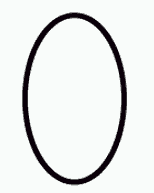
#> input picture geometric_form/img/cirt_2.png, 154 x 193 px
$ python -i pdi_class.py   (imports and definitions only)   (Python 2 division)   (older library calls are emulated)
#> lines starting #> are read from the running program, lines starting #| are printed output that depends on the picture; after the words box and inside, x2 and y2 are one past the last pixel; in counts of white or black regions, pixels touching at a corner belong together
import numpy as np #  import numpy
import cv2 as cv;  # import cv2 package
from matplotlib import pyplot as plt
from skimage.feature import canny;
from scipy import ndimage

class PDI:
    file_dir='./img/'
    array_image_data=[]

    def version(self):
        print cv.__version__;

    # [18 lines left out: functions read, array_img, not called in this run]

    def img2binary(self,img):
        img = cv.medianBlur(img,5)
        ret,th1 = cv.threshold(img,120,255,cv.THRESH_BINARY)
        th2 = cv.adaptiveThreshold(img,255,cv.ADAPTIVE_THRESH_MEAN_C,\
                    cv.THRESH_BINARY,11,2)
        th3 = cv.adaptiveThreshold(img,255,cv.ADAPTIVE_THRESH_GAUSSIAN_C,\
                    cv.THRESH_BINARY,11,2)
        titles = ['Original Image', 'Global Thresholding (v = 120)',
                    'Adaptive Mean Thresholding', 'Adaptive Gaussian Thresholding']
        images = [img, th1, th2, th3]
        for i in xrange(4):
            plt.subplot(2,2,i+1),plt.imshow(images[i],'gray')
            plt.title(titles[i])
            plt.xticks([]),plt.yticks([])
        plt.show()
        return th2;
    # [52 lines left out: functions segmentacion_hist, create_file, not called in this run]

>>> import cv2
>>> picture = cv2.imread('img/cirt_2.png')
#> picture is the input picture: shape (193, 154, 3); mean B, G, R 230.9, 232.1, 230
>>> result = PDI().img2binary(picture)
#> in img2binary, `ret,th1 = cv.threshold(img,120,255,cv.THRESH_BINARY)`:
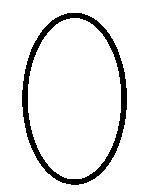
#> th1: shape (193, 154, 3); 92.1% white; 1 black region, box (x1, y1, x2, y2) and area: (22, 13, 127, 185) 2359
#> (the run stopped early here; a loop or call above may not have finished)

$ run again, on geometric_form/img/cirt_3.png
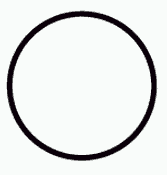
#> input picture geometric_form/img/cirt_3.png, 167 x 175 px
#> picture is the input picture: shape (175, 167, 3); mean B, G, R 229, 230.2, 228.2
#> in img2binary, `ret,th1 = cv.threshold(img,120,255,cv.THRESH_BINARY)`:
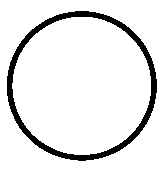
#> th1: shape (175, 167, 3); 91.3% white; 1 black region, box (x1, y1, x2, y2) and area: (7, 11, 157, 161) 2531
